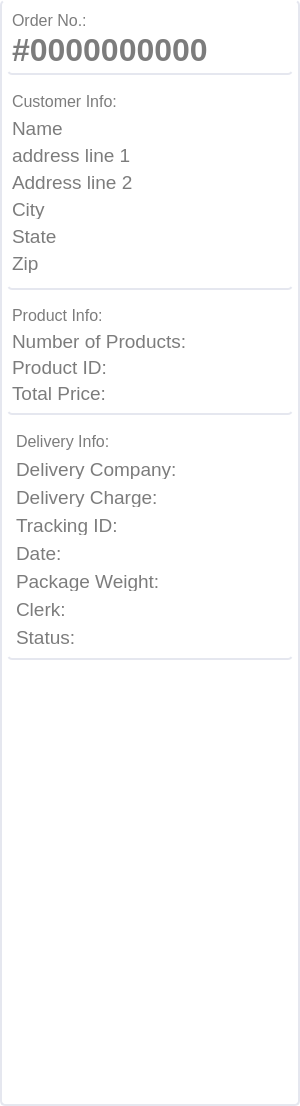
             <widget class="QFrame" name="frame_6">
              <property name="minimumSize">
               <size>
                <width>300</width>
                <height>0</height>
               </size>
              </property>
              <property name="styleSheet">
               <string notr="true">QFrame{
	background:rgb(255,255,255);
	border-radius:5px;
	border:2px solid #e5e7ef;
	border-top:none;
	color:rgb(124,124,124);
}</string>
              </property>
              <property name="frameShape">
               <enum>QFrame::StyledPanel</enum>
              </property>
              <property name="frameShadow">
               <enum>QFrame::Raised</enum>
              </property>
              <layout class="QVBoxLayout" name="verticalLayout_8" stretch="0,0,0,0,0">
               <property name="spacing">
                <number>5</number>
               </property>
               <property name="leftMargin">
                <number>5</number>
               </property>
               <property name="topMargin">
                <number>5</number>
               </property>
               <property name="rightMargin">
                <number>5</number>
               </property>
               <property name="bottomMargin">
                <number>5</number>
               </property>
               <item>
                <widget class="QFrame" name="frame_10">
                 <property name="minimumSize">
                  <size>
                   <width>0</width>
                   <height>70</height>
                  </size>
                 </property>
                 <property name="maximumSize">
                  <size>
                   <width>16777215</width>
                   <height>70</height>
                  </size>
                 </property>
                 <property name="styleSheet">
                  <string notr="true">border-top:none;border-left:none;border-right:none;</string>
                 </property>
                 <property name="frameShape">
                  <enum>QFrame::StyledPanel</enum>
                 </property>
                 <property name="frameShadow">
                  <enum>QFrame::Raised</enum>
                 </property>
                 <layout class="QVBoxLayout" name="verticalLayout_5">
                  <property name="spacing">
                   <number>2</number>
                  </property>
                  <property name="leftMargin">
                   <number>5</number>
                  </property>
                  <property name="topMargin">
                   <number>5</number>
                  </property>
                  <property name="rightMargin">
                   <number>5</number>
                  </property>
                  <property name="bottomMargin">
                   <number>5</number>
                  </property>
                  <item>
                   <widget class="QLabel" name="label_9">
                    <property name="maximumSize">
                     <size>
                      <width>16777215</width>
                      <height>20</height>
                     </size>
                    </property>
                    <property name="font">
                     <font>
                      <family>Helvetica</family>
                      <pointsize>12</pointsize>
                     </font>
                    </property>
                    <property name="styleSheet">
                     <string notr="true">border:none;
color:rgb(124,124,124);
</string>
                    </property>
                    <property name="text">
                     <string>Order No.:</string>
                    </property>
                   </widget>
                  </item>
                  <item>
                   <widget class="QLabel" name="label_10">
                    <property name="font">
                     <font>
                      <family>Helvetica</family>
                      <pointsize>24</pointsize>
                      <weight>75</weight>
                      <bold>true</bold>
                     </font>
                    </property>
                    <property name="styleSheet">
                     <string notr="true">border:none;</string>
                    </property>
                    <property name="text">
                     <string>#0000000000</string>
                    </property>
                   </widget>
                  </item>
                 </layout>
                </widget>
               </item>
               <item>
                <widget class="QFrame" name="frame_11">
                 <property name="minimumSize">
                  <size>
                   <width>0</width>
                   <height>210</height>
                  </size>
                 </property>
                 <property name="styleSheet">
                  <string notr="true">border-top:none;border-left:none;border-right:none;
</string>
                 </property>
                 <property name="frameShape">
                  <enum>QFrame::StyledPanel</enum>
                 </property>
                 <property name="frameShadow">
                  <enum>QFrame::Raised</enum>
                 </property>
                 <layout class="QVBoxLayout" name="verticalLayout_6">
                  <property name="spacing">
                   <number>1</number>
                  </property>
                  <property name="leftMargin">
                   <number>5</number>
                  </property>
                  <property name="topMargin">
                   <number>5</number>
                  </property>
                  <property name="rightMargin">
                   <number>5</number>
                  </property>
                  <property name="bottomMargin">
                   <number>5</number>
                  </property>
                  <item>
                   <widget class="QLabel" name="label_11">
                    <property name="maximumSize">
                     <size>
                      <width>16777215</width>
                      <height>20</height>
                     </size>
                    </property>
                    <property name="font">
                     <font>
                      <family>Helvetica</family>
                      <pointsize>12</pointsize>
                     </font>
                    </property>
                    <property name="styleSheet">
                     <string notr="true">border:none;
</string>
                    </property>
                    <property name="text">
                     <string>Customer Info:</string>
                    </property>
                   </widget>
                  </item>
                  <item>
                   <widget class="QLabel" name="label_12">
                    <property name="maximumSize">
                     <size>
                      <width>16777215</width>
                      <height>20</height>
                     </size>
                    </property>
                    <property name="font">
                     <font>
                      <pointsize>14</pointsize>
                     </font>
                    </property>
                    <property name="styleSheet">
                     <string notr="true">border:none;</string>
                    </property>
                    <property name="text">
                     <string>Name</string>
                    </property>
                   </widget>
                  </item>
                  <item>
                   <widget class="QLabel" name="label_13">
                    <property name="maximumSize">
                     <size>
                      <width>16777215</width>
                      <height>20</height>
                     </size>
                    </property>
                    <property name="font">
                     <font>
                      <pointsize>14</pointsize>
                     </font>
                    </property>
                    <property name="styleSheet">
                     <string notr="true">border:none;</string>
                    </property>
                    <property name="text">
                     <string>address line 1</string>
                    </property>
                   </widget>
                  </item>
                  <item>
                   <widget class="QLabel" name="label_15">
                    <property name="maximumSize">
                     <size>
                      <width>16777215</width>
                      <height>20</height>
                     </size>
                    </property>
                    <property name="font">
                     <font>
                      <pointsize>14</pointsize>
                     </font>
                    </property>
                    <property name="styleSheet">
                     <string notr="true">border:none;</string>
                    </property>
                    <property name="text">
                     <string>Address line 2</string>
                    </property>
                   </widget>
                  </item>
                  <item>
                   <widget class="QLabel" name="label_14">
                    <property name="maximumSize">
                     <size>
                      <width>16777215</width>
                      <height>20</height>
                     </size>
                    </property>
                    <property name="font">
                     <font>
                      <pointsize>14</pointsize>
                     </font>
                    </property>
                    <property name="styleSheet">
                     <string notr="true">border:none;</string>
                    </property>
                    <property name="text">
                     <string>City</string>
                    </property>
                   </widget>
                  </item>
                  <item>
                   <widget class="QLabel" name="label_16">
                    <property name="maximumSize">
                     <size>
                      <width>16777215</width>
                      <height>20</height>
                     </size>
                    </property>
                    <property name="font">
                     <font>
                      <pointsize>14</pointsize>
                     </font>
                    </property>
                    <property name="styleSheet">
                     <string notr="true">border:none;</string>
                    </property>
                    <property name="text">
                     <string>State</string>
                    </property>
                   </widget>
                  </item>
                  <item>
                   <widget class="QLabel" name="label_17">
                    <property name="maximumSize">
                     <size>
                      <width>16777215</width>
                      <height>20</height>
                     </size>
                    </property>
                    <property name="font">
                     <font>
                      <pointsize>14</pointsize>
                     </font>
                    </property>
                    <property name="styleSheet">
                     <string notr="true">border:none;</string>
                    </property>
                    <property name="text">
                     <string>Zip</string>
                    </property>
                   </widget>
                  </item>
                 </layout>
                </widget>
               </item>
               <item>
                <widget class="QFrame" name="frame_12">
                 <property name="minimumSize">
                  <size>
                   <width>0</width>
                   <height>120</height>
                  </size>
                 </property>
                 <property name="styleSheet">
                  <string notr="true">border-top:none;border-left:none;border-right:none;
</string>
                 </property>
                 <property name="frameShape">
                  <enum>QFrame::StyledPanel</enum>
                 </property>
                 <property name="frameShadow">
                  <enum>QFrame::Raised</enum>
                 </property>
                 <layout class="QVBoxLayout" name="verticalLayout_7">
                  <property name="spacing">
                   <number>1</number>
                  </property>
                  <property name="leftMargin">
                   <number>5</number>
                  </property>
                  <property name="topMargin">
                   <number>5</number>
                  </property>
                  <property name="rightMargin">
                   <number>5</number>
                  </property>
                  <property name="bottomMargin">
                   <number>5</number>
                  </property>
                  <item>
                   <widget class="QLabel" name="label_18">
                    <property name="maximumSize">
                     <size>
                      <width>16777215</width>
                      <height>20</height>
                     </size>
                    </property>
                    <property name="font">
                     <font>
                      <family>Helvetica</family>
                      <pointsize>12</pointsize>
                     </font>
                    </property>
                    <property name="styleSheet">
                     <string notr="true">border:none;</string>
                    </property>
                    <property name="text">
                     <string>Product Info:</string>
                    </property>
                   </widget>
                  </item>
                  <item>
                   <widget class="QLabel" name="label_19">
                    <property name="maximumSize">
                     <size>
                      <width>16777215</width>
                      <height>20</height>
                     </size>
                    </property>
                    <property name="font">
                     <font>
                      <pointsize>14</pointsize>
                     </font>
                    </property>
                    <property name="styleSheet">
                     <string notr="true">border:none;</string>
                    </property>
                    <property name="text">
                     <string>Number of Products:</string>
                    </property>
                   </widget>
                  </item>
                  <item>
                   <widget class="QLabel" name="label_39">
                    <property name="maximumSize">
                     <size>
                      <width>16777215</width>
                      <height>20</height>
                     </size>
                    </property>
                    <property name="font">
                     <font>
                      <pointsize>14</pointsize>
                     </font>
                    </property>
                    <property name="styleSheet">
                     <string notr="true">border:none;</string>
                    </property>
                    <property name="text">
                     <string>Product ID:</string>
                    </property>
                   </widget>
                  </item>
                  <item>
                   <widget class="QLabel" name="label_23">
                    <property name="maximumSize">
                     <size>
                      <width>16777215</width>
                      <height>20</height>
                     </size>
                    </property>
                    <property name="font">
                     <font>
                      <pointsize>14</pointsize>
                     </font>
                    </property>
                    <property name="styleSheet">
                     <string notr="true">border:none;
color:rgb(124,124,124);</string>
                    </property>
                    <property name="text">
                     <string>Total Price:</string>
                    </property>
                   </widget>
                  </item>
                 </layout>
                </widget>
               </item>
               <item>
                <widget class="QFrame" name="frame_31">
                 <property name="minimumSize">
                  <size>
                   <width>0</width>
                   <height>240</height>
                  </size>
                 </property>
                 <property name="styleSheet">
                  <string notr="true">border-top:none;border-left:none;border-right:none;</string>
                 </property>
                 <property name="frameShape">
                  <enum>QFrame::StyledPanel</enum>
                 </property>
                 <property name="frameShadow">
                  <enum>QFrame::Raised</enum>
                 </property>
                 <layout class="QVBoxLayout" name="verticalLayout_11">
                  <item>
                   <widget class="QLabel" name="label_28">
                    <property name="maximumSize">
                     <size>
                      <width>16777215</width>
                      <height>20</height>
                     </size>
                    </property>
                    <property name="font">
                     <font>
                      <family>Helvetica</family>
                      <pointsize>12</pointsize>
                     </font>
                    </property>
                    <property name="styleSheet">
                     <string notr="true">border:none;</string>
                    </property>
                    <property name="text">
                     <string>Delivery Info:</string>
                    </property>
                   </widget>
                  </item>
                  <item>
                   <widget class="QLabel" name="label_29">
                    <property name="maximumSize">
                     <size>
                      <width>16777215</width>
                      <height>20</height>
                     </size>
                    </property>
                    <property name="font">
                     <font>
                      <pointsize>14</pointsize>
                     </font>
                    </property>
                    <property name="styleSheet">
                     <string notr="true">border:none;</string>
                    </property>
                    <property name="text">
                     <string>Delivery Company:</string>
                    </property>
                   </widget>
                  </item>
                  <item>
                   <widget class="QLabel" name="label_52">
                    <property name="maximumSize">
                     <size>
                      <width>16777215</width>
                      <height>20</height>
                     </size>
                    </property>
                    <property name="font">
                     <font>
                      <pointsize>14</pointsize>
                     </font>
                    </property>
                    <property name="styleSheet">
                     <string notr="true">border:none;</string>
                    </property>
                    <property name="text">
                     <string>Delivery Charge:</string>
                    </property>
                   </widget>
                  </item>
                  <item>
                   <widget class="QLabel" name="label_30">
                    <property name="maximumSize">
                     <size>
                      <width>16777215</width>
                      <height>20</height>
                     </size>
                    </property>
                    <property name="font">
                     <font>
                      <pointsize>14</pointsize>
                     </font>
                    </property>
                    <property name="styleSheet">
                     <string notr="true">border:none;</string>
                    </property>
                    <property name="text">
                     <string>Tracking ID:</string>
                    </property>
                   </widget>
                  </item>
                  <item>
                   <widget class="QLabel" name="label_32">
                    <property name="maximumSize">
                     <size>
                      <width>16777215</width>
                      <height>20</height>
                     </size>
                    </property>
                    <property name="font">
                     <font>
                      <pointsize>14</pointsize>
                     </font>
                    </property>
                    <property name="styleSheet">
                     <string notr="true">border:none;</string>
                    </property>
                    <property name="text">
                     <string>Date:</string>
                    </property>
                   </widget>
                  </item>
                  <item>
                   <widget class="QLabel" name="label_27">
                    <property name="maximumSize">
                     <size>
                      <width>16777215</width>
                      <height>20</height>
                     </size>
                    </property>
                    <property name="font">
                     <font>
                      <pointsize>14</pointsize>
                     </font>
                    </property>
                    <property name="styleSheet">
                     <string notr="true">border:none;</string>
                    </property>
                    <property name="text">
                     <string>Package Weight:</string>
                    </property>
                   </widget>
                  </item>
                  <item>
                   <widget class="QLabel" name="label_26">
                    <property name="maximumSize">
                     <size>
                      <width>16777215</width>
                      <height>20</height>
                     </size>
                    </property>
                    <property name="font">
                     <font>
                      <pointsize>14</pointsize>
                     </font>
                    </property>
                    <property name="styleSheet">
                     <string notr="true">border:none;
color:rgb(124,124,124);</string>
                    </property>
                    <property name="text">
                     <string>Clerk:</string>
                    </property>
                   </widget>
                  </item>
                  <item>
                   <widget class="QLabel" name="label_31">
                    <property name="maximumSize">
                     <size>
                      <width>16777215</width>
                      <height>20</height>
                     </size>
                    </property>
                    <property name="font">
                     <font>
                      <pointsize>14</pointsize>
                     </font>
                    </property>
                    <property name="styleSheet">
                     <string notr="true">border:none;
color:rgb(124,124,124);</string>
                    </property>
                    <property name="text">
                     <string>Status:</string>
                    </property>
                   </widget>
                  </item>
                 </layout>
                </widget>
               </item>
               <item>
                <spacer name="verticalSpacer_2">
                 <property name="orientation">
                  <enum>Qt::Vertical</enum>
                 </property>
                 <property name="sizeHint" stdset="0">
                  <size>
                   <width>20</width>
                   <height>439</height>
                  </size>
                 </property>
                </spacer>
               </item>
              </layout>
             </widget>
